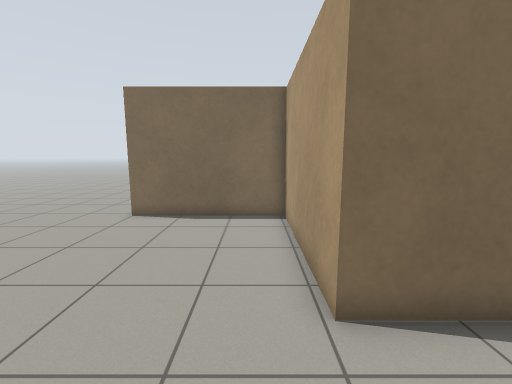
[1] (above)

16 first-person views from a walk through a world built for the Gazebo simulator. The camera is 1.2 m above the floor, tilts 8° down and sees 90° across. The floor is counted in squares, 0.5 m on a side. Each view is taken from the middle of a square. On the plan, view 1 faces up. The plan holds only what a view shows up to about 17 squares ahead; the rest is blank. Robots are left out.

[2]
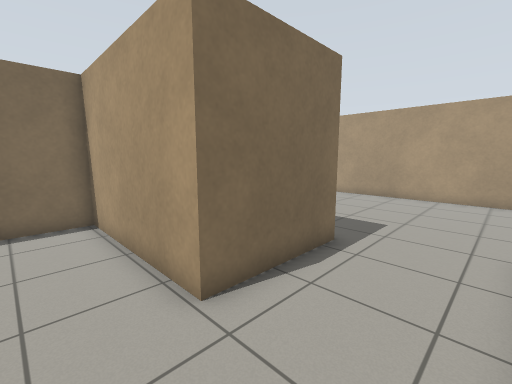

[3]
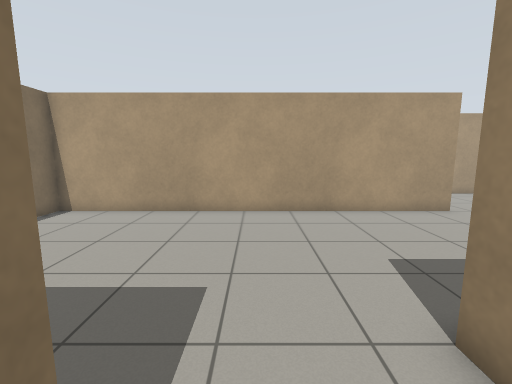

[4]
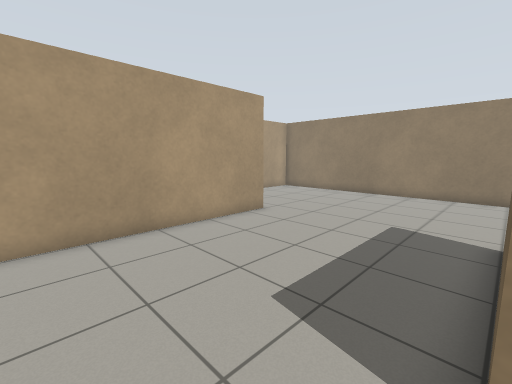

[5]
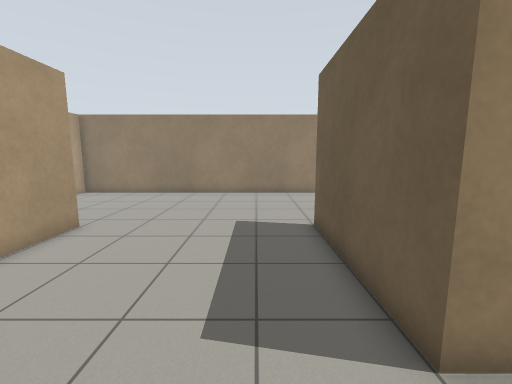

[6]
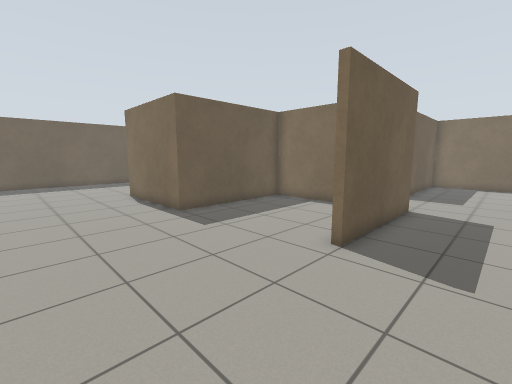

[7]
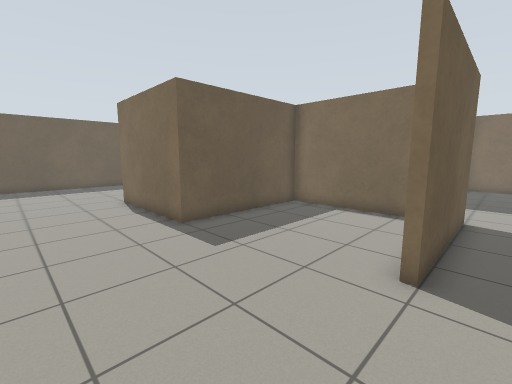

[8]
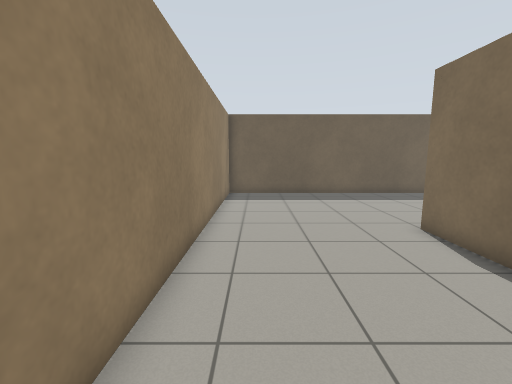

[9]
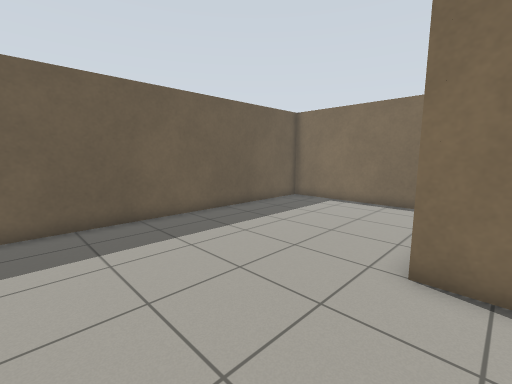

[10]
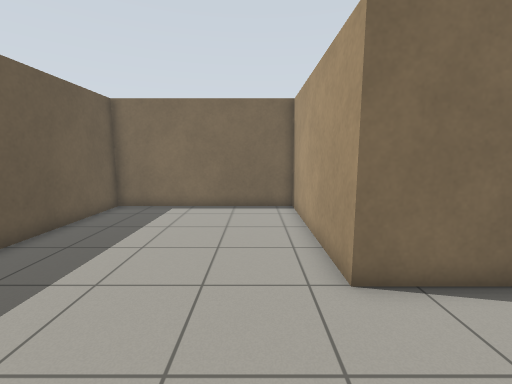

[11]
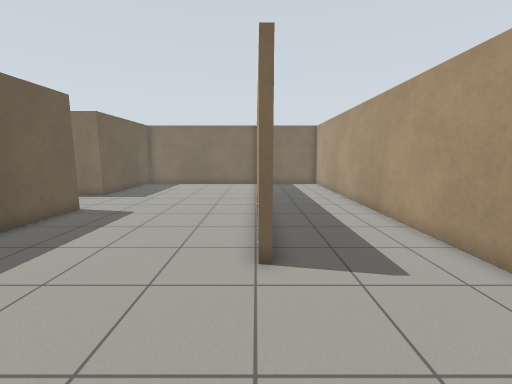

[12]
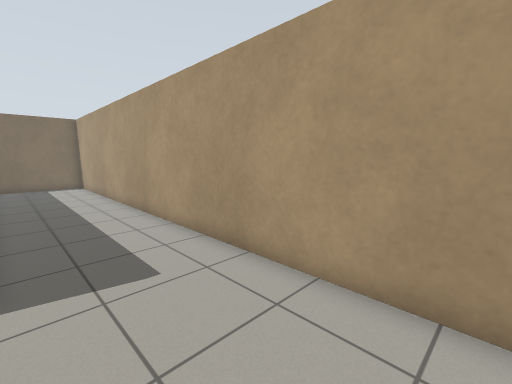

[13]
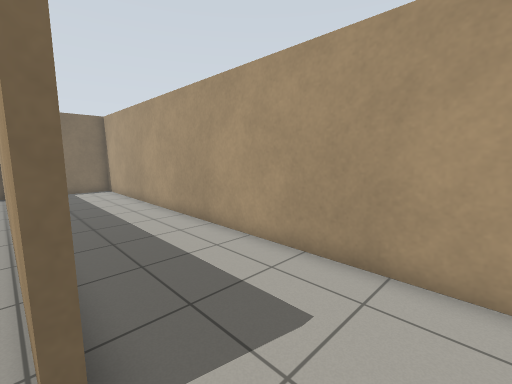

[14]
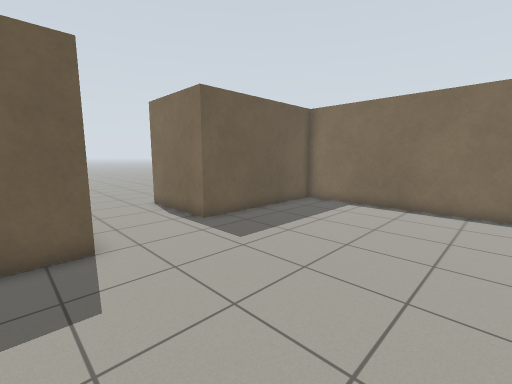

[15]
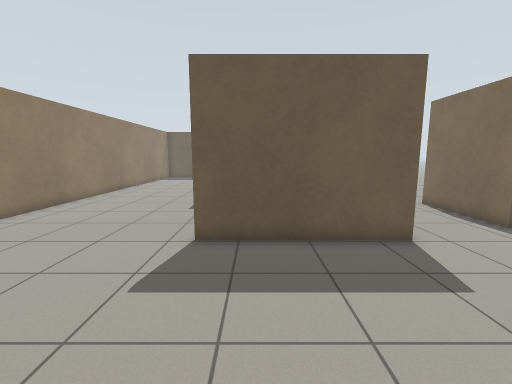

[16]
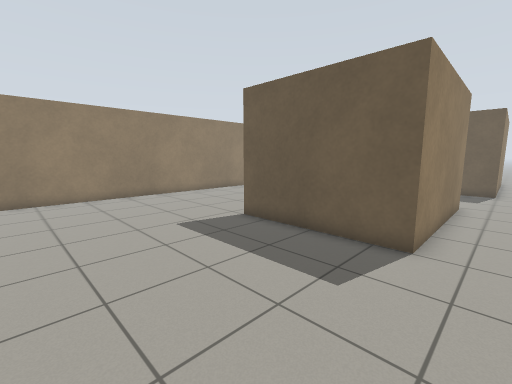

### Floor plan
Points are (right, up) in squares from view 1. A wall is a line through its corners. A room is listed if a view was taken in it or the views show most of it. See-through windows are left out.
Room 1 (views 1, 3, 4, 5, 6, 7, 8, 9, 10, 11, 12, 13, 14, 15, 16)
walls: (5.2, -0.8) (-0.2, -0.8) (-0.2, -7.5) (-6.2, -7.5) (-6.2, 0.2) (-14.6, 0.2) (-14.6, -14.7) (20.3, -14.7) (20.3, -13.7); (-0.6, -0.5) (7, -0.5) (7, -6.7); (15.1, -6.6) (15.1, 10.7) (5.7, 10.7) (5.7, 3.5) (1.2, 3.5) (1.2, 4.5); (20.3, -12.2) (20.3, 10.3); (19.9, 10.7) (15.9, 10.7)
ways out: opening at (0, 2) to room 2
Room 2 (view 2)
walls: (-9.5, 0.5) (-5.9, 0.5) (-5.9, -1.1); (1.2, 4.5) (1.2, 10.2) (-5.1, 10.2)
ways out: opening at (0, 2) to room 1

Where each view was taken, in squares from view 1:
view 1: 0 up, 0 right, facing up
view 2: 0 up, 1 left, facing up-right
view 3: 2 up, 4 right, facing right
view 4: 2 up, 7 right, facing down-right
view 5: 2 up, 9 right, facing down
view 6: 13 down, 10 right, facing up-left
view 7: 12 down, 8 right, facing up-left
view 8: 13 down, 2 right, facing left
view 9: 13 down, 5 left, facing up-left
view 10: 12 down, 8 left, facing up
view 11: 12 down, 15 right, facing up
view 12: 12 down, 16 right, facing up-right
view 13: 9 down, 15 right, facing up-right
view 14: 2 down, 14 right, facing up-left
view 15: 5 down, 14 right, facing left
view 16: 1 up, 14 right, facing down-left
